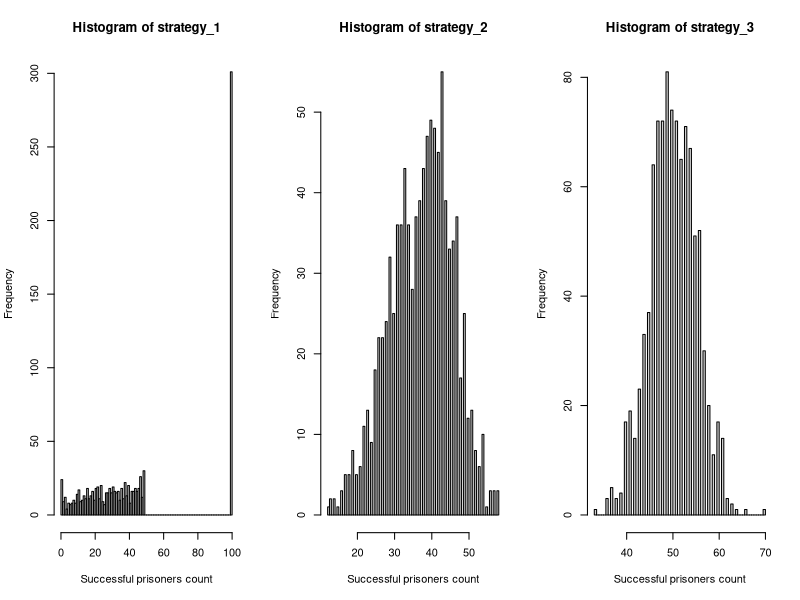
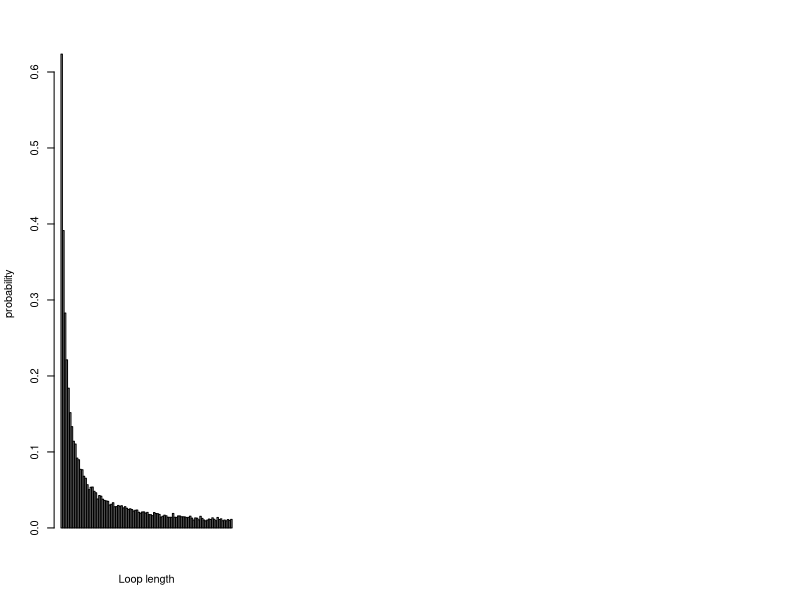

Here is the R script that generated these plots, in order:
# Statistical Programming Coursework 2

# Members and contributions ---------------------------------------------------------------
## 1. Stefi Tirkova : Q4, Q5, Q6
## 2. Passara Chanchotisatien: Q1, Q2, Q3

# CODE DESCRIPTION

# The purpose of this code is to stimulate the prisoner problem which is defined as follows (from coursework spec):
  # • 2n prisoners each have a unique prisoner number from 1 to 2n.
  # • The prison contains a room in which there are 2n boxes, each with a unique number from 1 to 2n painted
  # on its lid.
  # • 2n cards, each printed with a unique number from 1 to 2n, are randomly placed one in each box.
  # • The prisoners have the task of finding the card with their number on it by opening a maximum on n boxes.
  # • After each prisoner’s go, the room is returned exactly to its original state and the prisoner is not allowed to
  # communicate with prisoners yet to have their go.
  # • If all prisoners succeed in finding their number, then they all go free.

# This code calculates the probability of prisoners going free if they follow one of 3 possible strategies (from coursework spec):
  # Strategy 1: The prisoner starts at the box with their number on it, opens it and reads the number on the card: k, say. If k
  # is not their prisoner number, they go to box number k, open it and repeat the process until they have either
  # found the card with their number on it, or opened n boxes without finding it.
  # Strategy 2: As strategy 1, but starting from a randomly selected box.
  # Strategy 3: They open n boxes at random, checking each card for their number.


# Helper / Additional functions

is_successful <- function(n, pris_n, card_num, strategy) {
  if(strategy == 3) {
    if (pris_n %in% sample(card_num,n)){ return(1) } 
    else{ return(0)} 
  } 
  boxes_opened <- 0
  # intitialise the first box to open according to the strategy
  # I THINK THIS IS EASIER TO READ
  current_box_num <- if (strategy == 1) pris_n else if (strategy == 2) sample(as.integer(2*n), 1)
  # current_box_num <- c(pris_n, sample(as.integer(n+n), 1))[strategy]
  while(boxes_opened < n) {
    if(card_num[current_box_num] == pris_n) { return(1) }
    boxes_opened <- boxes_opened + 1
    current_box_num <- card_num[current_box_num]
  }
  return (0)  
}

# pone function

pone <- function(n, k, strategy, nreps) {
  success_count <- 0
  for(i in 1:nreps){
    success_count <- success_count + is_successful(n,k,sample(1:as.integer(n+n)), strategy)
  }
  return((success_count / nreps))
}

# pall function

pall <- function(n, strategy, nreps) {
  success_vec <- rep(0,nreps)
  two_n <- as.integer(n+n)
  for(i in 1:nreps){
    card_numbers <- sample(1:two_n)
    prisoners_success <- rep(1,two_n)
    for(prisoner_num in 1:two_n){ 
      prisoners_success[prisoner_num] <- is_successful(n, prisoner_num, card_numbers, strategy)
    }
    # calculate how many prisoners succeeded in current simulation by summing over their successes
    success_vec[i] <- sum(prisoners_success)
  }
  # p_success = (number of simulations all prisoners succeed)/(number of simulations) 
  probability_all_succeed <- (length(success_vec[success_vec == two_n])/nreps)
  return(list(probability_all_succeed, success_vec))
}


# Here, we estimate the individual and joint success probabilities for each strategy
# for when n = 5 and n = 50.

num_trials = 10000

# one prisoner succeeding in finding their number
print("Estimating the probability of a single prisoner succeeding:")
n = 5
print("n = 5")
cat("Strategy 1 resulted in probability of ", pone(n, 3, 1,num_trials), ".",sep="")
cat("Strategy 2 resulted in probability of ", pone(n, 3, 2,num_trials), ".",sep="")
cat("Strategy 3 resulted in probability of ", pone(n, 3, 3,num_trials), ".",sep="")

n = 50
cat("Strategy 1 resulted in probability of ", pone(n, 34, 1,num_trials), ".",sep="")
cat("Strategy 2 resulted in probability of ", pone(n, 34, 2,num_trials), ".",sep="")
cat("Strategy 3 resulted in probability of ", pone(n, 34, 3,num_trials), ".",sep="")


# all prisoners succeeding in finding their number
print("Estimating the probability of all prisoners succeeding:")
n = 5
cat("Strategy 1 resulted in probability of ", unlist(pall(n,1,num_trials)[1]), ".",sep="")
cat("Strategy 2 resulted in probability of ", unlist(pall(n,2,num_trials)[1]), ".",sep="")
cat("Strategy 3 resulted in probability of ", unlist(pall(n,3,num_trials)[1]), ".",sep="")

n = 50
cat("Strategy 1 resulted in probability of ", unlist(pall(n,1,num_trials)[1]), ".",sep="")
cat("Strategy 2 resulted in probability of ", unlist(pall(n,2,num_trials)[1]), ".",sep="")
cat("Strategy 3 resulted in probability of ", unlist(pall(n,3,num_trials)[1]), ".",sep="")


# In this section, we elaborate why the results are surprising.

## From running the simulations, we are able to see that one of the three strategies work
# surprisingly well which is strategy 1 which gives an approximate 31% chance of all
# prisoners succeeding in finding their numbers. We found this surprising because we know
# that the probability of one prisoner succeeding is 0.5. Say if n = 50, and if we were to 
# think about this naively, to find the probability of all prisoners succeeding, we would do:
# P(success) = (0.5)^100 (where n = 50), which would give us an extremely extremely low
# probability. That is why it is surprising to find out that there is a way where there is a
# 31% chance of all prisoners succeeding. When we calculate the probability using the 3rd 
# strategy, the probability of each prisoner succeeding is independent of each other. However,
# when we use Strategy 2, that is no longer the case.

# Below we can see the difference in probabilities and number of successful prisoners between 
# Strategy 1 and Strategy 3. We visualize the frequencies of each number of successful prisoners
# below for strategies 1, 2, and 3 in the form of histograms.

par(mfrow=c(1,3))

# BETTER TO SAVE THE RESULTS OF pall ABOVE THAN TO RERUN SUMULATIONS AGAIN

strategy_1 <- unlist(pall(50,1,1000)[2])
hist(strategy_1, breaks=100, xlab="Successful prisoners count")

# WHEN RUNNING I GET: Error in plot.new() : figure margins too large

strategy_2 <- unlist(pall(50,2,1000)[2])
hist(strategy_2, breaks=100, xlab="Successful prisoners count")

strategy_3 <- unlist(pall(50,3,1000)[2])
hist(strategy_3, breaks=100, xlab="Successful prisoners count")

# We see that in strategy 1, either all prisoners win together or the majority loses together.
# Whereas in strategy 3, it is half and half (mostly between 4-60 successful prisoners).




# HELPER FUNCTION

get_loop_len <- function(start_box, random_shuffle, boxes_is_visited){
  loop_len <- 1
  boxes_is_visited[start_box] <- 1
  current_box <- start_box
  while (random_shuffle[current_box] != start_box){
    current_box <- random_shuffle[current_box]
    loop_len <- loop_len + 1
    boxes_is_visited[current_box] <- 1
  }
  return (list(loop_len, boxes_is_visited))
  
}

#TESTING THE FUNCTION
# shuffle <- c(1,3,4,2)
# visited <- rep(0,4)
# find_loop_len(1,shuffle, visited)


dloop <- function(n, nreps){
  # vector to store the number of times a loop of some length (from 1 to 2n) has been seen  
  loop_len_counts <- rep(0,2*n)
  
  # run simulation nrep times and count length of loops
  for (i in 1:nreps){
    loop_len_occurs <- rep(0,2*n)
    # get a random suffling of cards from 1 to 2n 
    random_shuffle <- sample(1:(2*n))
    boxes_is_visited <- rep(0,2*n)
    start_box <- 1
    while (sum(boxes_is_visited) != 2*n){
      result <- get_loop_len(start_box, random_shuffle, boxes_is_visited)
      loop_len_occurs[unlist(result[1])] <-  1
      boxes_is_visited <- unlist(result[2])
      # choose a new start box by choosing the first non-visited box
      start_box <- which(boxes_is_visited == 0)[1]
    }
    loop_len_counts <- loop_len_counts + loop_len_occurs
    
  }
  
  # convert counts to probabilites
  # SHOULD THE PROBABILITIES SUM TO 1?
  # probs <- loop_len_counts/sum(loop_len_counts)
  probs <- loop_len_counts/nreps
  return (probs)
}




nreps = 10000
n = 50
probs <- dloop(n,nreps)
sum(probs)
sum(probs[n:(2*n)])


probs
barplot(probs, xlab="Loop length", ylab="probability")


